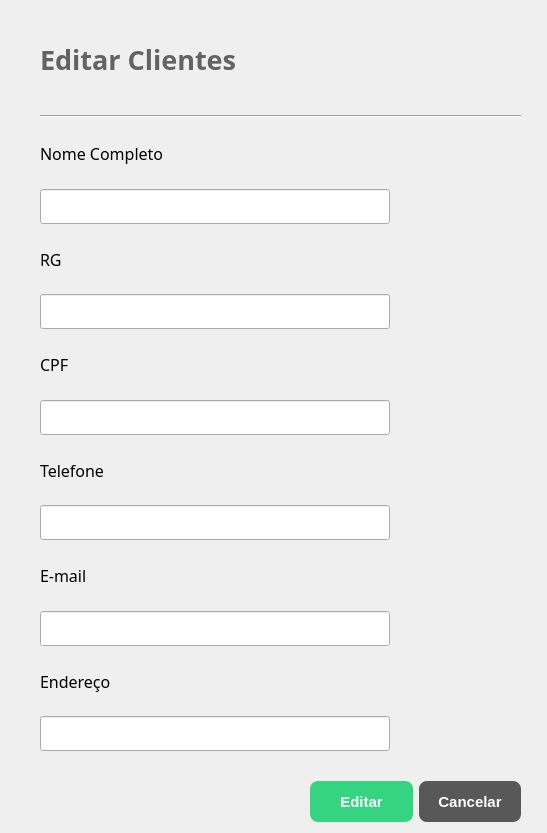
<?xml version="1.0" encoding="UTF-8"?>
<ui version="4.0">
 <class>editarCliente</class>
 <widget class="QDialog" name="editarCliente">
  <property name="geometry">
   <rect>
    <x>0</x>
    <y>0</y>
    <width>547</width>
    <height>833</height>
   </rect>
  </property>
  <property name="windowTitle">
   <string>Dialog</string>
  </property>
  <property name="inputMethodHints">
   <set>Qt::ImhDialableCharactersOnly|Qt::ImhFormattedNumbersOnly|Qt::ImhNoPredictiveText|Qt::ImhPreferNumbers</set>
  </property>
  <widget class="QWidget" name="layoutWidget_2">
   <property name="geometry">
    <rect>
     <x>310</x>
     <y>780</y>
     <width>211</width>
     <height>43</height>
    </rect>
   </property>
   <layout class="QHBoxLayout" name="horizontalLayout">
    <item>
     <widget class="QPushButton" name="botaoEditar">
      <property name="minimumSize">
       <size>
        <width>0</width>
        <height>41</height>
       </size>
      </property>
      <property name="styleSheet">
       <string notr="true">QPushButton{
	background-color: #34D481;
	color: white;
	border: none;
	border-radius: 8px;
	font-weight: bold;
	font-size: 15px
}</string>
      </property>
      <property name="text">
       <string>Editar</string>
      </property>
     </widget>
    </item>
    <item>
     <widget class="QPushButton" name="cancelar">
      <property name="minimumSize">
       <size>
        <width>0</width>
        <height>41</height>
       </size>
      </property>
      <property name="styleSheet">
       <string notr="true">QPushButton{
	background-color: #585858;
	color: white;
	border: none;
	border-radius: 8px;
	font-weight: bold;
	font-size: 15px
}</string>
      </property>
      <property name="text">
       <string>Cancelar</string>
      </property>
      <property name="checkable">
       <bool>true</bool>
      </property>
     </widget>
    </item>
   </layout>
  </widget>
  <widget class="QWidget" name="layoutWidget">
   <property name="geometry">
    <rect>
     <x>40</x>
     <y>10</y>
     <width>481</width>
     <height>741</height>
    </rect>
   </property>
   <layout class="QVBoxLayout" name="verticalLayout_1">
    <item>
     <widget class="QLabel" name="Editar_Cliente">
      <property name="font">
       <font>
        <family>Montserrat ExtraBold</family>
        <pointsize>20</pointsize>
        <weight>75</weight>
        <bold>true</bold>
       </font>
      </property>
      <property name="styleSheet">
       <string notr="true">color: rgb(99, 99, 99);</string>
      </property>
      <property name="text">
       <string>Editar Clientes</string>
      </property>
     </widget>
    </item>
    <item>
     <widget class="Line" name="line">
      <property name="orientation">
       <enum>Qt::Horizontal</enum>
      </property>
     </widget>
    </item>
    <item>
     <layout class="QVBoxLayout" name="verticalLayout_2">
      <item>
       <widget class="QLabel" name="label_2">
        <property name="font">
         <font>
          <family>Montserrat Medium</family>
          <pointsize>12</pointsize>
         </font>
        </property>
        <property name="text">
         <string>Nome Completo</string>
        </property>
       </widget>
      </item>
      <item>
       <widget class="QLineEdit" name="editarNome">
        <property name="maximumSize">
         <size>
          <width>350</width>
          <height>35</height>
         </size>
        </property>
        <property name="font">
         <font>
          <pointsize>12</pointsize>
         </font>
        </property>
       </widget>
      </item>
     </layout>
    </item>
    <item>
     <layout class="QVBoxLayout" name="verticalLayout_3">
      <item>
       <widget class="QLabel" name="label_4">
        <property name="font">
         <font>
          <family>Montserrat Medium</family>
          <pointsize>12</pointsize>
         </font>
        </property>
        <property name="text">
         <string>RG</string>
        </property>
       </widget>
      </item>
      <item>
       <widget class="QLineEdit" name="editarRg">
        <property name="maximumSize">
         <size>
          <width>350</width>
          <height>35</height>
         </size>
        </property>
        <property name="font">
         <font>
          <pointsize>12</pointsize>
         </font>
        </property>
       </widget>
      </item>
     </layout>
    </item>
    <item>
     <layout class="QVBoxLayout" name="verticalLayout_4">
      <item>
       <widget class="QLabel" name="label_5">
        <property name="font">
         <font>
          <family>Montserrat Medium</family>
          <pointsize>12</pointsize>
         </font>
        </property>
        <property name="text">
         <string>CPF</string>
        </property>
       </widget>
      </item>
      <item>
       <widget class="QLineEdit" name="editarCpf">
        <property name="maximumSize">
         <size>
          <width>350</width>
          <height>35</height>
         </size>
        </property>
        <property name="font">
         <font>
          <pointsize>12</pointsize>
         </font>
        </property>
       </widget>
      </item>
     </layout>
    </item>
    <item>
     <layout class="QVBoxLayout" name="verticalLayout_7">
      <item>
       <widget class="QLabel" name="label_11">
        <property name="font">
         <font>
          <family>Montserrat Medium</family>
          <pointsize>12</pointsize>
         </font>
        </property>
        <property name="text">
         <string>Telefone</string>
        </property>
       </widget>
      </item>
      <item>
       <widget class="QLineEdit" name="editarTelefone">
        <property name="maximumSize">
         <size>
          <width>350</width>
          <height>35</height>
         </size>
        </property>
        <property name="font">
         <font>
          <pointsize>12</pointsize>
         </font>
        </property>
       </widget>
      </item>
     </layout>
    </item>
    <item>
     <layout class="QVBoxLayout" name="verticalLayout_5">
      <item>
       <widget class="QLabel" name="label_9">
        <property name="font">
         <font>
          <family>Montserrat Medium</family>
          <pointsize>12</pointsize>
         </font>
        </property>
        <property name="text">
         <string>E-mail</string>
        </property>
       </widget>
      </item>
      <item>
       <widget class="QLineEdit" name="editarEmail">
        <property name="maximumSize">
         <size>
          <width>350</width>
          <height>35</height>
         </size>
        </property>
        <property name="font">
         <font>
          <pointsize>12</pointsize>
         </font>
        </property>
       </widget>
      </item>
     </layout>
    </item>
    <item>
     <layout class="QVBoxLayout" name="verticalLayout_6">
      <item>
       <widget class="QLabel" name="label_10">
        <property name="font">
         <font>
          <family>Montserrat Medium</family>
          <pointsize>12</pointsize>
         </font>
        </property>
        <property name="text">
         <string>Endereço</string>
        </property>
       </widget>
      </item>
      <item>
       <widget class="QLineEdit" name="editarEndereco">
        <property name="maximumSize">
         <size>
          <width>350</width>
          <height>35</height>
         </size>
        </property>
        <property name="font">
         <font>
          <pointsize>12</pointsize>
         </font>
        </property>
       </widget>
      </item>
     </layout>
    </item>
   </layout>
  </widget>
 </widget>
 <resources/>
 <connections>
  <connection>
   <sender>cancelar</sender>
   <signal>toggled(bool)</signal>
   <receiver>editarCliente</receiver>
   <slot>close()</slot>
   <hints>
    <hint type="sourcelabel">
     <x>589</x>
     <y>805</y>
    </hint>
    <hint type="destinationlabel">
     <x>790</x>
     <y>763</y>
    </hint>
   </hints>
  </connection>
 </connections>
</ui>
